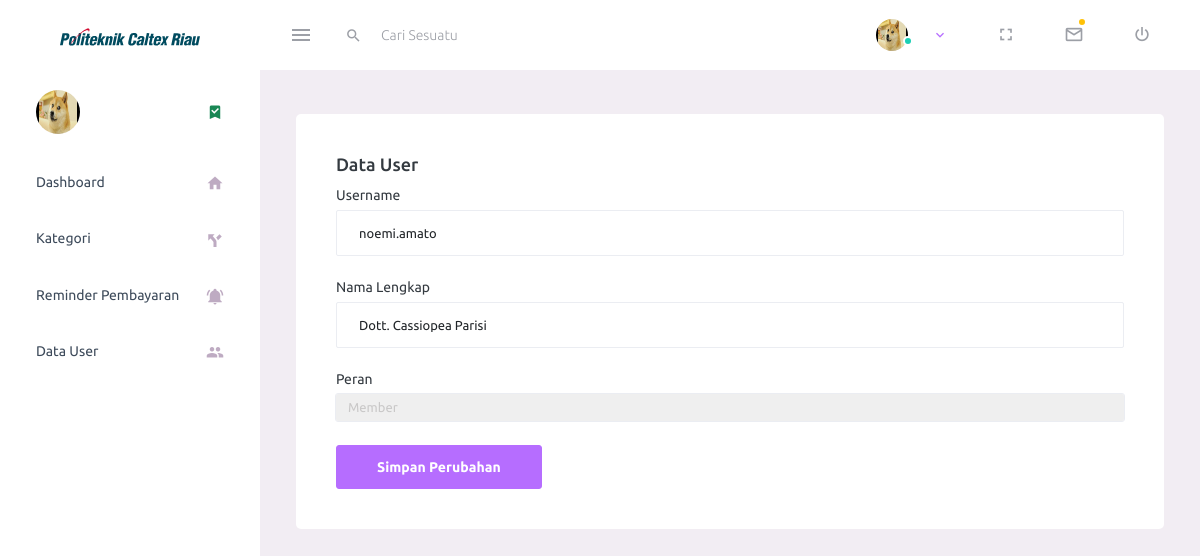
Page /controller_pengguna/edit/1 on the committed database.
### tables this page shows
CREATE TABLE `pengguna` (
  `user_Id` int(9) NOT NULL,
  `username` varchar(100) NOT NULL,
  `password` varchar(100) NOT NULL,
  `nama_lengkap` varchar(100) NOT NULL,
  `peran` varchar(10) NOT NULL
);

### application/controllers/controller_pengguna.php (called while the page is built, shortened)
<?php
class controller_pengguna extends CI_Controller
{
    public function __construct()
    {
        $this->load->model('pengguna_model');
        $this->load->library('pagination');
    }
    public function edit($id)
{
    $data1['pengguna'] = $this->pengguna_model->getById($id);
    $data['pengguna'] = $this->db->get_where('pengguna', ['username' => $this->session->userdata('username')])->row_array();
    $this->form_validation->set_rules('username', 'Username', 'required', [
        'required' => 'Username Wajib di isi'
    ]);
    $this->form_validation->set_rules('nama_lengkap', 'Nama Lengkap', 'required', [
        'required' => 'Nama Lengkap Wajib di isi'
    ]);
    $this->form_validation->set_rules('peran', 'Peran', 'required', [
        'required' => 'Peran Wajib di isi',
    ]);
    if ($this->form_validation->run() == false) {
        $this->load->view("layout/headerAdmin", $data);
        $this->load->view("Form_Edit/edit_user", $data1);
        $this->load->view("layout/footer");
    }
}
}

### index.php (called while the page is built, shortened)
<?php
require_once BASEPATH.'core/CodeIgniter.php';

### application/models/pengguna_model.php (called while the page is built, shortened)
<?php
class pengguna_model extends CI_Model
{
    public $table = 'pengguna';
    public function getById($id)
    {
        $this->db->from($this->table);
        $this->db->where('user_id', $id);
        $query = $this->db->get();
        return $query->row_array();
    }
}

### application/views/Form_Edit/edit_user.php (the view, shortened to what this page needs)
<div class="main-panel">
    <div class="content-wrapper">
        <div class="row">
            <div class="col-lg-12 grid-margin stretch-card">
                <div class="card">
                    <div class="card-body">
                        <h4 class="card-title">Data User</h4>
                        <form action="" method="POST">
                            <div class="form-group">
                                <label for="username">Username</label>
                                <input type="text" name="username" id="username"class="form-control"
                                    value="<?= $pengguna['username']; ?>" >
                            </div>
                            <div class="form-group">
                                <label for="nama_lengkap">Nama Lengkap</label>
                                <input type="text" name="nama_lengkap" id="nama_lengkap" class="form-control"
                                    value="<?= $pengguna['nama_lengkap']; ?>" >
                            </div>
                            <div class="form-group">
                                <label for="peran">Peran</label>
                                <select name="peran" value="<?= $pengguna['peran']; ?>"id="peran" class="form-control" >
                                <option value="Member" <?php if ($pengguna['peran'] == "member") {
                                    echo "selected";
                                } ?>>Member</option>
                                </select>
                            </div>
                            <button type="submit" name="tambah" class="btn btn-primary">Simpan Perubahan</button>
                        </form>
                    </div>
                </div>
            </div>
        </div>
    </div>
</div>

### rows in the picture
pengguna: username "noemi.amato", nama_lengkap "Dott. Cassiopea Parisi", peran "Member"
